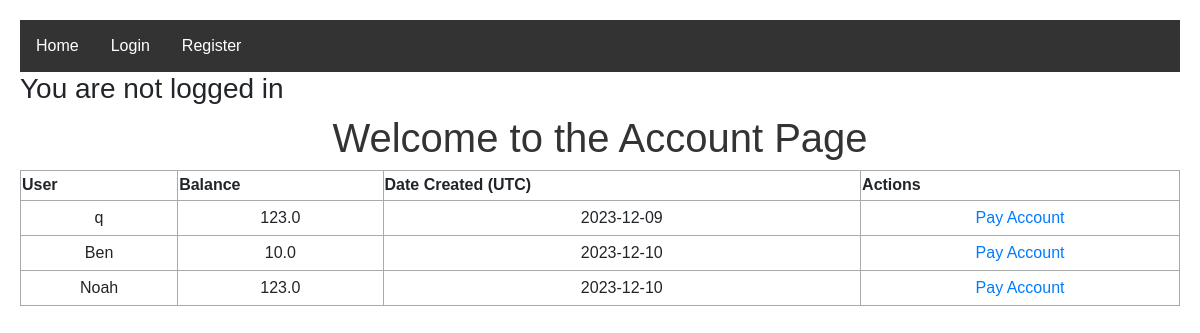
/account, run on an earlier commit of the app's database.
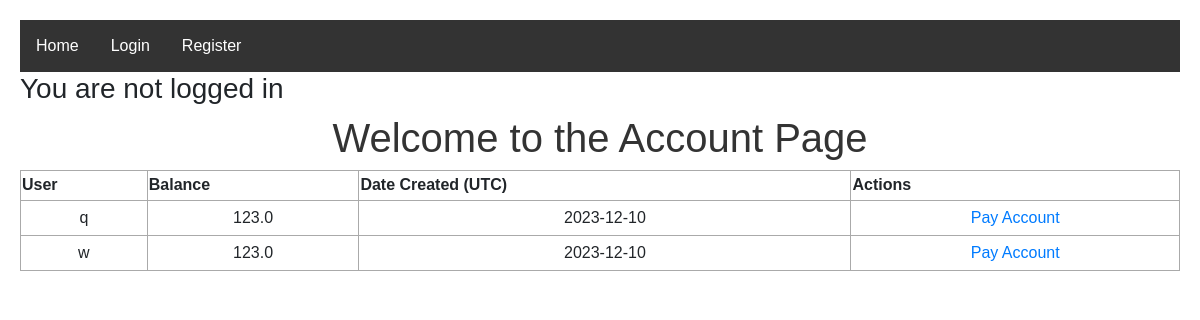
And on a later commit of the database.
### app.py (models this page shows, shortened)
class Users(UserMixin, db.Model):
    __tablename__ = 'users'
    id = db.Column(db.Integer, primary_key=True)
    username = db.Column(db.String(250), unique=True, nullable=False)
    password = db.Column(db.String(250), nullable=False)
    balance = db.Column(db.Float, nullable=False)
    date_created = db.Column(db.DateTime, default=datetime.utcnow)
    items = db.relationship('Items', secondary='user_items', backref='users')

### app.py (the view)
@app.route('/account', methods=['POST', 'GET'])
def account():
    users = Users.query.order_by(Users.date_created).all()
    return render_template('account.html', users=users)

### templates/account.html (shortened to what this page needs)
{% extends 'base.html' %}
{% block body %}
    <h1>Welcome to the Account Page</h1>
    <div>
        <table>
            <tr>
                <th>User</th>
                <th>Balance</th>
                <th>Date Created (UTC)</th>
                <th>Actions</th>
            </tr>
            {% for user in users %}
                <tr>
                    <td>{{ user.username }}</td>
                    <td>{{ user.balance }}</td>
                    <td>{{ user.date_created.date() }}</td>
                    {% if user == current_user %}
                    <td>
                        <a href="/delete/{{ user.id }}">DELETE Account</a>
                    </td>
                    {% else: %}
                    <td>
                        <a href="/delete/{{ user.id }}">Pay Account</a>
                    </td>
                    {% endif %}
                </tr>
            {% endfor %}
        </table>
    </div>
{% endblock %}

### templates/base.html (shortened to what this page needs)
<!DOCTYPE html>
<html lang="en">
  <head>
    <link rel="stylesheet" href="https://cdn.jsdelivr.net/npm/bootstrap@4.3.1/dist/css/bootstrap.min.css">
    <link rel="stylesheet" href="{{ url_for('static', filename='css/main.css') }}">
  </head>
  <body>
  {% if current_user.is_authenticated %}
    <nav>
      <a href="{{ url_for('index') }}">Home</a>
      <a href="{{ url_for('account') }}">Account</a>
      <a href="{{ url_for('ledger') }}">Ledger</a>
      <a href="/logout">Logout</a>
    </nav>
    <h3>You are logged in as "{{ current_user.username }}"</h3>
  {% else %}
    <nav>
      <a href="{{ url_for('index') }}">Home</a>
      <a href="{{ url_for('login') }}">Login</a>
      <a href="{{ url_for('register') }}">Register</a>
    </nav>
    <h3>You are not logged in</h3>
  {% endif %}
  {% block body %}{% endblock %}
  </body>
</html>

### static/css/main.css (style rules this page uses)
body { font-family: Arial, sans-serif; padding: 20px; }
h1 { color: #333; text-align: center; }
nav { background-color: #333; overflow: hidden; }
nav a { float: left; display: block; color: white; text-align: center; padding: 14px 16px; text-decoration: none; }
table, td, th { border: 1px solid #aaa; }
table { border-collapse: collapse; width: 100%; }
th { height: 30px; }
td { text-align: center; padding: 5px; }

What changed in the data, as far as the page shows it:
removed Users: username "Ben", balance "10.0", date_created "2023-12-10"
removed Users: username "Noah", balance "123.0", date_created "2023-12-10"
changed Users (number 1 of 2 on the later page): date_created "2023-12-09" → "2023-12-10"
added Users: username "w", balance "123.0", date_created "2023-12-10"
